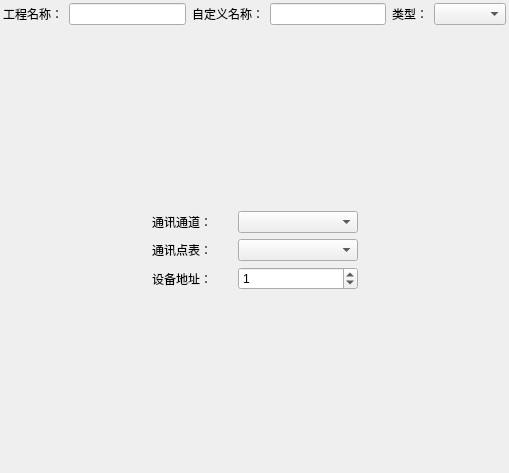
<?xml version="1.0" encoding="UTF-8"?>
<ui version="4.0">
 <class>FormCommunDev</class>
 <widget class="QWidget" name="FormCommunDev">
  <property name="geometry">
   <rect>
    <x>0</x>
    <y>0</y>
    <width>509</width>
    <height>473</height>
   </rect>
  </property>
  <property name="windowTitle">
   <string>Form</string>
  </property>
  <layout class="QVBoxLayout" name="verticalLayout">
   <property name="leftMargin">
    <number>3</number>
   </property>
   <property name="topMargin">
    <number>3</number>
   </property>
   <property name="rightMargin">
    <number>3</number>
   </property>
   <property name="bottomMargin">
    <number>3</number>
   </property>
   <item>
    <layout class="QHBoxLayout" name="horizontalLayout">
     <item>
      <widget class="QLabel" name="label">
       <property name="text">
        <string>工程名称：</string>
       </property>
      </widget>
     </item>
     <item>
      <widget class="QLineEdit" name="lineEdit_PrjName"/>
     </item>
     <item>
      <widget class="QLabel" name="label_3">
       <property name="text">
        <string>自定义名称：</string>
       </property>
      </widget>
     </item>
     <item>
      <widget class="QLineEdit" name="lineEdit_CustomName"/>
     </item>
     <item>
      <widget class="QLabel" name="label_2">
       <property name="text">
        <string>类型：</string>
       </property>
      </widget>
     </item>
     <item>
      <widget class="QComboBox" name="comboBox_Type"/>
     </item>
    </layout>
   </item>
   <item>
    <widget class="QStackedWidget" name="stackedWidget">
     <widget class="QWidget" name="page_MRtu">
      <layout class="QGridLayout" name="gridLayout_6">
       <item row="2" column="1">
        <spacer name="verticalSpacer_3">
         <property name="orientation">
          <enum>Qt::Vertical</enum>
         </property>
         <property name="sizeHint" stdset="0">
          <size>
           <width>20</width>
           <height>40</height>
          </size>
         </property>
        </spacer>
       </item>
       <item row="1" column="1">
        <layout class="QGridLayout" name="gridLayout_2">
         <item row="0" column="0">
          <widget class="QLabel" name="label_7">
           <property name="minimumSize">
            <size>
             <width>80</width>
             <height>0</height>
            </size>
           </property>
           <property name="text">
            <string>通讯通道：</string>
           </property>
          </widget>
         </item>
         <item row="0" column="1">
          <widget class="QComboBox" name="comboBox_MrtuCh">
           <property name="minimumSize">
            <size>
             <width>120</width>
             <height>0</height>
            </size>
           </property>
          </widget>
         </item>
         <item row="1" column="0">
          <widget class="QLabel" name="label_8">
           <property name="text">
            <string>通讯点表：</string>
           </property>
          </widget>
         </item>
         <item row="1" column="1">
          <widget class="QComboBox" name="comboBox_MrtuPointTab"/>
         </item>
         <item row="2" column="0">
          <widget class="QLabel" name="label_9">
           <property name="text">
            <string>设备地址：</string>
           </property>
          </widget>
         </item>
         <item row="2" column="1">
          <widget class="QSpinBox" name="spinBox_MrtuDevAddr">
           <property name="maximum">
            <number>255</number>
           </property>
           <property name="value">
            <number>1</number>
           </property>
          </widget>
         </item>
        </layout>
       </item>
       <item row="1" column="0">
        <spacer name="horizontalSpacer_5">
         <property name="orientation">
          <enum>Qt::Horizontal</enum>
         </property>
         <property name="sizeHint" stdset="0">
          <size>
           <width>40</width>
           <height>20</height>
          </size>
         </property>
        </spacer>
       </item>
       <item row="1" column="2">
        <spacer name="horizontalSpacer_6">
         <property name="orientation">
          <enum>Qt::Horizontal</enum>
         </property>
         <property name="sizeHint" stdset="0">
          <size>
           <width>40</width>
           <height>20</height>
          </size>
         </property>
        </spacer>
       </item>
       <item row="0" column="1">
        <spacer name="verticalSpacer_6">
         <property name="orientation">
          <enum>Qt::Vertical</enum>
         </property>
         <property name="sizeHint" stdset="0">
          <size>
           <width>20</width>
           <height>40</height>
          </size>
         </property>
        </spacer>
       </item>
      </layout>
     </widget>
     <widget class="QWidget" name="page_Dlt645">
      <layout class="QGridLayout" name="gridLayout_5">
       <item row="2" column="1">
        <spacer name="verticalSpacer_2">
         <property name="orientation">
          <enum>Qt::Vertical</enum>
         </property>
         <property name="sizeHint" stdset="0">
          <size>
           <width>20</width>
           <height>40</height>
          </size>
         </property>
        </spacer>
       </item>
       <item row="1" column="0">
        <spacer name="horizontalSpacer_3">
         <property name="orientation">
          <enum>Qt::Horizontal</enum>
         </property>
         <property name="sizeHint" stdset="0">
          <size>
           <width>40</width>
           <height>20</height>
          </size>
         </property>
        </spacer>
       </item>
       <item row="1" column="1">
        <layout class="QGridLayout" name="gridLayout" rowstretch="0,0,0">
         <item row="0" column="0">
          <widget class="QLabel" name="label_4">
           <property name="minimumSize">
            <size>
             <width>80</width>
             <height>0</height>
            </size>
           </property>
           <property name="text">
            <string>通讯通道：</string>
           </property>
          </widget>
         </item>
         <item row="0" column="1">
          <widget class="QComboBox" name="comboBox_DltCh">
           <property name="minimumSize">
            <size>
             <width>120</width>
             <height>0</height>
            </size>
           </property>
          </widget>
         </item>
         <item row="1" column="0">
          <widget class="QLabel" name="label_5">
           <property name="text">
            <string>通讯点表：</string>
           </property>
          </widget>
         </item>
         <item row="1" column="1">
          <widget class="QComboBox" name="comboBox_DltPointTab"/>
         </item>
         <item row="2" column="0">
          <widget class="QLabel" name="label_6">
           <property name="text">
            <string>设备地址：</string>
           </property>
          </widget>
         </item>
         <item row="2" column="1">
          <widget class="QLineEdit" name="lineEdit_DltDevAddr"/>
         </item>
        </layout>
       </item>
       <item row="1" column="2">
        <spacer name="horizontalSpacer_4">
         <property name="orientation">
          <enum>Qt::Horizontal</enum>
         </property>
         <property name="sizeHint" stdset="0">
          <size>
           <width>40</width>
           <height>20</height>
          </size>
         </property>
        </spacer>
       </item>
       <item row="0" column="1">
        <spacer name="verticalSpacer_5">
         <property name="orientation">
          <enum>Qt::Vertical</enum>
         </property>
         <property name="sizeHint" stdset="0">
          <size>
           <width>20</width>
           <height>40</height>
          </size>
         </property>
        </spacer>
       </item>
      </layout>
     </widget>
     <widget class="QWidget" name="page_MTcp">
      <layout class="QGridLayout" name="gridLayout_4">
       <item row="2" column="1">
        <spacer name="verticalSpacer">
         <property name="orientation">
          <enum>Qt::Vertical</enum>
         </property>
         <property name="sizeHint" stdset="0">
          <size>
           <width>20</width>
           <height>40</height>
          </size>
         </property>
        </spacer>
       </item>
       <item row="1" column="0">
        <spacer name="horizontalSpacer">
         <property name="orientation">
          <enum>Qt::Horizontal</enum>
         </property>
         <property name="sizeHint" stdset="0">
          <size>
           <width>40</width>
           <height>20</height>
          </size>
         </property>
        </spacer>
       </item>
       <item row="1" column="2">
        <spacer name="horizontalSpacer_2">
         <property name="orientation">
          <enum>Qt::Horizontal</enum>
         </property>
         <property name="sizeHint" stdset="0">
          <size>
           <width>40</width>
           <height>20</height>
          </size>
         </property>
        </spacer>
       </item>
       <item row="1" column="1">
        <layout class="QGridLayout" name="gridLayout_3">
         <item row="0" column="0">
          <widget class="QLabel" name="label_10">
           <property name="minimumSize">
            <size>
             <width>80</width>
             <height>0</height>
            </size>
           </property>
           <property name="text">
            <string>通讯通道：</string>
           </property>
          </widget>
         </item>
         <item row="0" column="1">
          <widget class="QComboBox" name="comboBox_MtcpCh">
           <property name="minimumSize">
            <size>
             <width>120</width>
             <height>0</height>
            </size>
           </property>
          </widget>
         </item>
         <item row="1" column="0">
          <widget class="QLabel" name="label_11">
           <property name="text">
            <string>通讯点表：</string>
           </property>
          </widget>
         </item>
         <item row="1" column="1">
          <widget class="QComboBox" name="comboBox_MtcpPointTab"/>
         </item>
         <item row="2" column="0">
          <widget class="QLabel" name="label_12">
           <property name="text">
            <string>设备地址：</string>
           </property>
          </widget>
         </item>
         <item row="2" column="1">
          <widget class="QSpinBox" name="spinBox_MtcpDevAddr">
           <property name="maximum">
            <number>255</number>
           </property>
           <property name="value">
            <number>1</number>
           </property>
          </widget>
         </item>
        </layout>
       </item>
       <item row="0" column="1">
        <spacer name="verticalSpacer_4">
         <property name="orientation">
          <enum>Qt::Vertical</enum>
         </property>
         <property name="sizeHint" stdset="0">
          <size>
           <width>20</width>
           <height>40</height>
          </size>
         </property>
        </spacer>
       </item>
      </layout>
     </widget>
    </widget>
   </item>
  </layout>
 </widget>
 <resources/>
 <connections/>
</ui>
